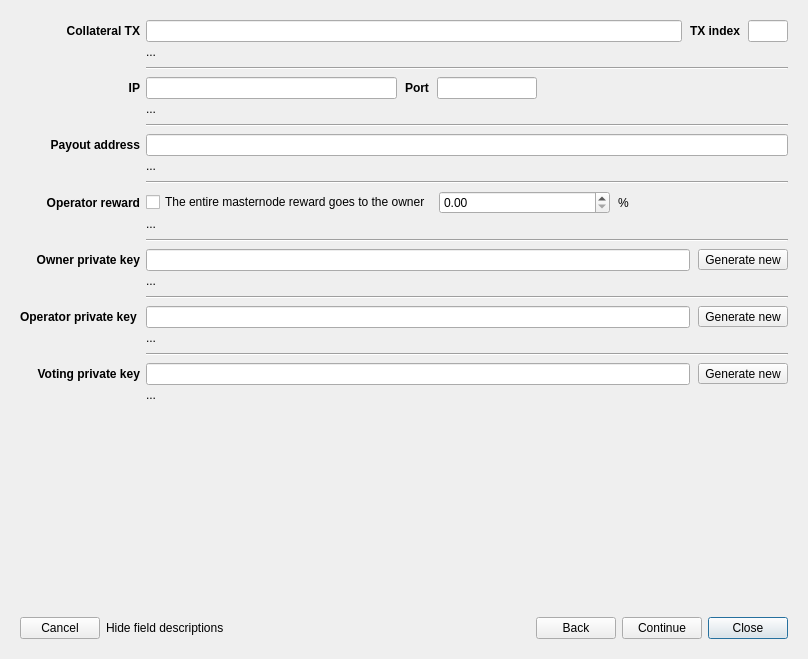
<?xml version="1.0" encoding="UTF-8"?>
<ui version="4.0">
 <class>RegMasternodeDlg</class>
 <widget class="QDialog" name="RegMasternodeDlg">
  <property name="geometry">
   <rect>
    <x>0</x>
    <y>0</y>
    <width>808</width>
    <height>659</height>
   </rect>
  </property>
  <property name="sizePolicy">
   <sizepolicy hsizetype="Preferred" vsizetype="Minimum">
    <horstretch>0</horstretch>
    <verstretch>0</verstretch>
   </sizepolicy>
  </property>
  <property name="windowTitle">
   <string>Masternode migration wizard</string>
  </property>
  <layout class="QVBoxLayout" name="verticalLayout">
   <property name="spacing">
    <number>0</number>
   </property>
   <property name="sizeConstraint">
    <enum>QLayout::SetMinimumSize</enum>
   </property>
   <item>
    <widget class="QStackedWidget" name="stackedWidget">
     <property name="sizePolicy">
      <sizepolicy hsizetype="Preferred" vsizetype="Minimum">
       <horstretch>0</horstretch>
       <verstretch>0</verstretch>
      </sizepolicy>
     </property>
     <property name="currentIndex">
      <number>0</number>
     </property>
     <widget class="QWidget" name="page0">
      <property name="sizePolicy">
       <sizepolicy hsizetype="Preferred" vsizetype="Minimum">
        <horstretch>0</horstretch>
        <verstretch>0</verstretch>
       </sizepolicy>
      </property>
      <layout class="QGridLayout" name="gridLayout" rowstretch="0,0,0,0,0,0,0,0,0,0,0,0,0,0,0,0,0,0,0,0,0,0,0">
       <property name="sizeConstraint">
        <enum>QLayout::SetMinimumSize</enum>
       </property>
       <property name="verticalSpacing">
        <number>3</number>
       </property>
       <item row="14" column="1">
        <widget class="QLabel" name="lblOwnerMsg">
         <property name="sizePolicy">
          <sizepolicy hsizetype="Ignored" vsizetype="Preferred">
           <horstretch>0</horstretch>
           <verstretch>0</verstretch>
          </sizepolicy>
         </property>
         <property name="text">
          <string>...</string>
         </property>
         <property name="wordWrap">
          <bool>true</bool>
         </property>
         <property name="openExternalLinks">
          <bool>true</bool>
         </property>
         <property name="textInteractionFlags">
          <set>Qt::LinksAccessibleByMouse|Qt::TextSelectableByMouse</set>
         </property>
        </widget>
       </item>
       <item row="21" column="1">
        <widget class="QLabel" name="lblVotingMsg">
         <property name="sizePolicy">
          <sizepolicy hsizetype="Ignored" vsizetype="Preferred">
           <horstretch>0</horstretch>
           <verstretch>0</verstretch>
          </sizepolicy>
         </property>
         <property name="text">
          <string>...</string>
         </property>
         <property name="wordWrap">
          <bool>true</bool>
         </property>
         <property name="openExternalLinks">
          <bool>true</bool>
         </property>
         <property name="textInteractionFlags">
          <set>Qt::LinksAccessibleByMouse|Qt::TextSelectableByMouse</set>
         </property>
        </widget>
       </item>
       <item row="3" column="1">
        <layout class="QHBoxLayout" name="layIP">
         <property name="spacing">
          <number>8</number>
         </property>
         <item>
          <widget class="QLineEdit" name="edtIP">
           <property name="clearButtonEnabled">
            <bool>true</bool>
           </property>
          </widget>
         </item>
         <item>
          <widget class="QLabel" name="label_5">
           <property name="font">
            <font>
             <weight>75</weight>
             <bold>true</bold>
            </font>
           </property>
           <property name="text">
            <string>Port</string>
           </property>
          </widget>
         </item>
         <item>
          <widget class="QLineEdit" name="edtPort">
           <property name="sizePolicy">
            <sizepolicy hsizetype="Minimum" vsizetype="Fixed">
             <horstretch>0</horstretch>
             <verstretch>0</verstretch>
            </sizepolicy>
           </property>
           <property name="maximumSize">
            <size>
             <width>100</width>
             <height>16777215</height>
            </size>
           </property>
           <property name="clearButtonEnabled">
            <bool>true</bool>
           </property>
          </widget>
         </item>
         <item>
          <spacer name="horizontalSpacer">
           <property name="orientation">
            <enum>Qt::Horizontal</enum>
           </property>
           <property name="sizeHint" stdset="0">
            <size>
             <width>40</width>
             <height>20</height>
            </size>
           </property>
          </spacer>
         </item>
        </layout>
       </item>
       <item row="10" column="1">
        <layout class="QHBoxLayout" name="layOperatorReward">
         <property name="spacing">
          <number>8</number>
         </property>
         <item>
          <widget class="QCheckBox" name="chbWholeMNReward">
           <property name="text">
            <string>The entire masternode reward goes to the owner</string>
           </property>
          </widget>
         </item>
         <item>
          <widget class="QDoubleSpinBox" name="edtOperatorReward">
           <property name="maximum">
            <double>100.000000000000000</double>
           </property>
          </widget>
         </item>
         <item>
          <widget class="QLabel" name="label_16">
           <property name="text">
            <string>%</string>
           </property>
          </widget>
         </item>
        </layout>
       </item>
       <item row="19" column="1">
        <layout class="QHBoxLayout" name="layVotingKey">
         <property name="spacing">
          <number>8</number>
         </property>
         <item>
          <widget class="QLineEdit" name="edtVotingKey">
           <property name="clearButtonEnabled">
            <bool>true</bool>
           </property>
          </widget>
         </item>
         <item>
          <widget class="QToolButton" name="btnGenerateVotingKey">
           <property name="text">
            <string>Generate new</string>
           </property>
          </widget>
         </item>
        </layout>
       </item>
       <item row="15" column="1">
        <widget class="Line" name="line_5">
         <property name="minimumSize">
          <size>
           <width>0</width>
           <height>12</height>
          </size>
         </property>
         <property name="orientation">
          <enum>Qt::Horizontal</enum>
         </property>
        </widget>
       </item>
       <item row="16" column="1">
        <layout class="QHBoxLayout" name="layOperatorKey">
         <property name="spacing">
          <number>8</number>
         </property>
         <item>
          <widget class="QLineEdit" name="edtOperatorKey">
           <property name="clearButtonEnabled">
            <bool>true</bool>
           </property>
          </widget>
         </item>
         <item>
          <widget class="QToolButton" name="btnGenerateOperatorKey">
           <property name="text">
            <string>Generate new</string>
           </property>
          </widget>
         </item>
        </layout>
       </item>
       <item row="7" column="1">
        <layout class="QHBoxLayout" name="layPayoutAddress">
         <property name="spacing">
          <number>8</number>
         </property>
         <item>
          <widget class="QLineEdit" name="edtPayoutAddress">
           <property name="clearButtonEnabled">
            <bool>true</bool>
           </property>
          </widget>
         </item>
        </layout>
       </item>
       <item row="7" column="0">
        <widget class="QLabel" name="label_8">
         <property name="font">
          <font>
           <weight>75</weight>
           <bold>true</bold>
          </font>
         </property>
         <property name="text">
          <string>Payout address</string>
         </property>
         <property name="alignment">
          <set>Qt::AlignRight|Qt::AlignTrailing|Qt::AlignVCenter</set>
         </property>
        </widget>
       </item>
       <item row="6" column="1">
        <widget class="Line" name="line_2">
         <property name="minimumSize">
          <size>
           <width>0</width>
           <height>12</height>
          </size>
         </property>
         <property name="orientation">
          <enum>Qt::Horizontal</enum>
         </property>
        </widget>
       </item>
       <item row="9" column="1">
        <widget class="Line" name="line_3">
         <property name="minimumSize">
          <size>
           <width>0</width>
           <height>12</height>
          </size>
         </property>
         <property name="orientation">
          <enum>Qt::Horizontal</enum>
         </property>
        </widget>
       </item>
       <item row="2" column="1">
        <widget class="Line" name="line">
         <property name="minimumSize">
          <size>
           <width>0</width>
           <height>12</height>
          </size>
         </property>
         <property name="orientation">
          <enum>Qt::Horizontal</enum>
         </property>
        </widget>
       </item>
       <item row="18" column="1">
        <widget class="Line" name="line_6">
         <property name="minimumSize">
          <size>
           <width>0</width>
           <height>12</height>
          </size>
         </property>
         <property name="orientation">
          <enum>Qt::Horizontal</enum>
         </property>
        </widget>
       </item>
       <item row="5" column="1">
        <widget class="QLabel" name="lblIPMsg">
         <property name="sizePolicy">
          <sizepolicy hsizetype="Ignored" vsizetype="Minimum">
           <horstretch>0</horstretch>
           <verstretch>0</verstretch>
          </sizepolicy>
         </property>
         <property name="minimumSize">
          <size>
           <width>0</width>
           <height>8</height>
          </size>
         </property>
         <property name="text">
          <string>...</string>
         </property>
         <property name="alignment">
          <set>Qt::AlignLeading|Qt::AlignLeft|Qt::AlignTop</set>
         </property>
         <property name="wordWrap">
          <bool>true</bool>
         </property>
         <property name="openExternalLinks">
          <bool>true</bool>
         </property>
         <property name="textInteractionFlags">
          <set>Qt::LinksAccessibleByMouse|Qt::TextSelectableByMouse</set>
         </property>
        </widget>
       </item>
       <item row="10" column="0">
        <widget class="QLabel" name="label_15">
         <property name="font">
          <font>
           <weight>75</weight>
           <bold>true</bold>
          </font>
         </property>
         <property name="text">
          <string>Operator reward</string>
         </property>
         <property name="alignment">
          <set>Qt::AlignRight|Qt::AlignTrailing|Qt::AlignVCenter</set>
         </property>
        </widget>
       </item>
       <item row="0" column="1">
        <layout class="QHBoxLayout" name="layCollateral">
         <property name="spacing">
          <number>8</number>
         </property>
         <item>
          <widget class="QLineEdit" name="edtCollateralTx">
           <property name="clearButtonEnabled">
            <bool>true</bool>
           </property>
          </widget>
         </item>
         <item>
          <widget class="QLabel" name="label_2">
           <property name="font">
            <font>
             <weight>75</weight>
             <bold>true</bold>
            </font>
           </property>
           <property name="text">
            <string>TX index</string>
           </property>
          </widget>
         </item>
         <item>
          <widget class="QLineEdit" name="edtCollateralIndex">
           <property name="maximumSize">
            <size>
             <width>40</width>
             <height>16777215</height>
            </size>
           </property>
          </widget>
         </item>
        </layout>
       </item>
       <item row="12" column="1">
        <widget class="Line" name="line_4">
         <property name="minimumSize">
          <size>
           <width>0</width>
           <height>12</height>
          </size>
         </property>
         <property name="orientation">
          <enum>Qt::Horizontal</enum>
         </property>
        </widget>
       </item>
       <item row="11" column="1">
        <widget class="QLabel" name="lblOperatorRewardMsg">
         <property name="sizePolicy">
          <sizepolicy hsizetype="Ignored" vsizetype="Preferred">
           <horstretch>0</horstretch>
           <verstretch>0</verstretch>
          </sizepolicy>
         </property>
         <property name="text">
          <string>...</string>
         </property>
         <property name="wordWrap">
          <bool>true</bool>
         </property>
         <property name="openExternalLinks">
          <bool>true</bool>
         </property>
        </widget>
       </item>
       <item row="0" column="0">
        <widget class="QLabel" name="label">
         <property name="font">
          <font>
           <weight>75</weight>
           <bold>true</bold>
          </font>
         </property>
         <property name="text">
          <string>Collateral TX</string>
         </property>
         <property name="alignment">
          <set>Qt::AlignRight|Qt::AlignTrailing|Qt::AlignVCenter</set>
         </property>
        </widget>
       </item>
       <item row="13" column="1">
        <layout class="QHBoxLayout" name="horizontalLayout_3">
         <property name="spacing">
          <number>8</number>
         </property>
         <item>
          <widget class="QLineEdit" name="edtOwnerKey">
           <property name="text">
            <string/>
           </property>
           <property name="clearButtonEnabled">
            <bool>true</bool>
           </property>
          </widget>
         </item>
         <item>
          <widget class="QToolButton" name="btnGenerateOwnerKey">
           <property name="text">
            <string>Generate new</string>
           </property>
          </widget>
         </item>
        </layout>
       </item>
       <item row="1" column="1">
        <widget class="QLabel" name="lblCollateralTxMsg">
         <property name="sizePolicy">
          <sizepolicy hsizetype="Ignored" vsizetype="Minimum">
           <horstretch>0</horstretch>
           <verstretch>0</verstretch>
          </sizepolicy>
         </property>
         <property name="frameShape">
          <enum>QFrame::NoFrame</enum>
         </property>
         <property name="midLineWidth">
          <number>0</number>
         </property>
         <property name="text">
          <string>...</string>
         </property>
         <property name="wordWrap">
          <bool>true</bool>
         </property>
         <property name="openExternalLinks">
          <bool>false</bool>
         </property>
         <property name="textInteractionFlags">
          <set>Qt::LinksAccessibleByMouse|Qt::TextSelectableByMouse</set>
         </property>
        </widget>
       </item>
       <item row="8" column="1">
        <widget class="QLabel" name="lblPayoutMsg">
         <property name="sizePolicy">
          <sizepolicy hsizetype="Ignored" vsizetype="Minimum">
           <horstretch>0</horstretch>
           <verstretch>0</verstretch>
          </sizepolicy>
         </property>
         <property name="text">
          <string>...</string>
         </property>
         <property name="wordWrap">
          <bool>true</bool>
         </property>
         <property name="openExternalLinks">
          <bool>true</bool>
         </property>
         <property name="textInteractionFlags">
          <set>Qt::LinksAccessibleByMouse|Qt::TextSelectableByMouse</set>
         </property>
        </widget>
       </item>
       <item row="3" column="0">
        <widget class="QLabel" name="label_3">
         <property name="font">
          <font>
           <weight>75</weight>
           <bold>true</bold>
          </font>
         </property>
         <property name="text">
          <string>IP</string>
         </property>
         <property name="alignment">
          <set>Qt::AlignRight|Qt::AlignTrailing|Qt::AlignVCenter</set>
         </property>
        </widget>
       </item>
       <item row="17" column="1">
        <widget class="QLabel" name="lblOperatorMsg">
         <property name="sizePolicy">
          <sizepolicy hsizetype="Ignored" vsizetype="Preferred">
           <horstretch>0</horstretch>
           <verstretch>0</verstretch>
          </sizepolicy>
         </property>
         <property name="text">
          <string>...</string>
         </property>
         <property name="wordWrap">
          <bool>true</bool>
         </property>
         <property name="openExternalLinks">
          <bool>true</bool>
         </property>
         <property name="textInteractionFlags">
          <set>Qt::LinksAccessibleByMouse|Qt::TextSelectableByMouse</set>
         </property>
        </widget>
       </item>
       <item row="22" column="1">
        <spacer name="verticalSpacer">
         <property name="orientation">
          <enum>Qt::Vertical</enum>
         </property>
         <property name="sizeHint" stdset="0">
          <size>
           <width>20</width>
           <height>0</height>
          </size>
         </property>
        </spacer>
       </item>
       <item row="13" column="0">
        <widget class="QLabel" name="lblOwnerKey">
         <property name="text">
          <string>&lt;b&gt;Owner private key&lt;/b&gt;</string>
         </property>
         <property name="alignment">
          <set>Qt::AlignRight|Qt::AlignTrailing|Qt::AlignVCenter</set>
         </property>
        </widget>
       </item>
       <item row="16" column="0">
        <widget class="QLabel" name="lblOperatorKey">
         <property name="text">
          <string>&lt;b&gt;Operator private key&lt;/b&gt; </string>
         </property>
         <property name="alignment">
          <set>Qt::AlignRight|Qt::AlignTrailing|Qt::AlignVCenter</set>
         </property>
        </widget>
       </item>
       <item row="19" column="0">
        <widget class="QLabel" name="lblVotingKey">
         <property name="text">
          <string>&lt;b&gt;Voting private key&lt;/b&gt;</string>
         </property>
         <property name="alignment">
          <set>Qt::AlignRight|Qt::AlignTrailing|Qt::AlignVCenter</set>
         </property>
        </widget>
       </item>
      </layout>
     </widget>
     <widget class="QWidget" name="page1">
      <property name="sizePolicy">
       <sizepolicy hsizetype="Preferred" vsizetype="Minimum">
        <horstretch>0</horstretch>
        <verstretch>0</verstretch>
       </sizepolicy>
      </property>
      <layout class="QVBoxLayout" name="verticalLayout_2">
       <item>
        <widget class="QLabel" name="label_4">
         <property name="text">
          <string>&lt;b&gt;Choose the Crown wallet type to be used for submitting ProRegTx transaction.&lt;/b&gt;</string>
         </property>
         <property name="wordWrap">
          <bool>true</bool>
         </property>
        </widget>
       </item>
       <item>
        <widget class="QGroupBox" name="gbCrownNodeType">
         <property name="title">
          <string/>
         </property>
         <property name="flat">
          <bool>false</bool>
         </property>
         <layout class="QVBoxLayout" name="verticalLayout_3">
          <property name="spacing">
           <number>12</number>
          </property>
          <item>
           <widget class="QRadioButton" name="rbDMTCrownNodeType">
            <property name="text">
             <string>Remote Crown RPC Node (automatic method)</string>
            </property>
           </widget>
          </item>
          <item>
           <widget class="QRadioButton" name="rbOwnCrownNodeType">
            <property name="text">
             <string>Your own Crown-Qt wallet (manual method)</string>
            </property>
           </widget>
          </item>
         </layout>
        </widget>
       </item>
       <item>
        <widget class="QLabel" name="lblCrownNodeTypeMessage">
         <property name="text">
          <string/>
         </property>
         <property name="wordWrap">
          <bool>true</bool>
         </property>
         <property name="openExternalLinks">
          <bool>true</bool>
         </property>
         <property name="textInteractionFlags">
          <set>Qt::LinksAccessibleByMouse|Qt::TextSelectableByMouse</set>
         </property>
        </widget>
       </item>
       <item>
        <spacer name="verticalSpacer_2">
         <property name="orientation">
          <enum>Qt::Vertical</enum>
         </property>
         <property name="sizeHint" stdset="0">
          <size>
           <width>20</width>
           <height>40</height>
          </size>
         </property>
        </spacer>
       </item>
      </layout>
     </widget>
     <widget class="QWidget" name="page2">
      <property name="sizePolicy">
       <sizepolicy hsizetype="Preferred" vsizetype="Minimum">
        <horstretch>0</horstretch>
        <verstretch>0</verstretch>
       </sizepolicy>
      </property>
      <layout class="QVBoxLayout" name="verticalLayout_4" stretch="0,0,0,0,0,0">
       <item>
        <widget class="QLabel" name="lblProtxTransaction1">
         <property name="text">
          <string>1.</string>
         </property>
         <property name="wordWrap">
          <bool>true</bool>
         </property>
         <property name="textInteractionFlags">
          <set>Qt::LinksAccessibleByMouse|Qt::TextSelectableByMouse</set>
         </property>
        </widget>
       </item>
       <item>
        <widget class="QLabel" name="lblProtxTransaction2">
         <property name="frameShape">
          <enum>QFrame::Box</enum>
         </property>
         <property name="frameShadow">
          <enum>QFrame::Sunken</enum>
         </property>
         <property name="text">
          <string>message</string>
         </property>
         <property name="wordWrap">
          <bool>true</bool>
         </property>
         <property name="textInteractionFlags">
          <set>Qt::LinksAccessibleByMouse|Qt::TextSelectableByMouse</set>
         </property>
        </widget>
       </item>
       <item>
        <widget class="QLabel" name="lblProtxTransaction3">
         <property name="text">
          <string>2.</string>
         </property>
         <property name="wordWrap">
          <bool>true</bool>
         </property>
         <property name="textInteractionFlags">
          <set>Qt::LinksAccessibleByMouse|Qt::TextSelectableByMouse</set>
         </property>
        </widget>
       </item>
       <item>
        <widget class="QLabel" name="lblProtxTransaction4">
         <property name="text">
          <string>3.</string>
         </property>
         <property name="wordWrap">
          <bool>true</bool>
         </property>
         <property name="textInteractionFlags">
          <set>Qt::LinksAccessibleByMouse|Qt::TextSelectableByMouse</set>
         </property>
        </widget>
       </item>
       <item>
        <widget class="QLabel" name="label_6">
         <property name="text">
          <string/>
         </property>
        </widget>
       </item>
       <item>
        <spacer name="verticalSpacer_3">
         <property name="orientation">
          <enum>Qt::Vertical</enum>
         </property>
         <property name="sizeHint" stdset="0">
          <size>
           <width>20</width>
           <height>40</height>
          </size>
         </property>
        </spacer>
       </item>
      </layout>
     </widget>
     <widget class="QWidget" name="page3">
      <property name="sizePolicy">
       <sizepolicy hsizetype="Preferred" vsizetype="Minimum">
        <horstretch>0</horstretch>
        <verstretch>0</verstretch>
       </sizepolicy>
      </property>
      <layout class="QVBoxLayout" name="verticalLayout_5">
       <property name="spacing">
        <number>12</number>
       </property>
       <item>
        <widget class="QLabel" name="label_10">
         <property name="text">
          <string>&lt;span style=&quot;color:red&quot;&gt;&lt;b&gt;Important:&lt;/b&gt;&lt;/span&gt; A Crown Core wallet with sufficient funds to cover transaction fees is required to complete the steps below. The operations are performed from the Debug console in the Tools menu.</string>
         </property>
         <property name="wordWrap">
          <bool>true</bool>
         </property>
         <property name="textInteractionFlags">
          <set>Qt::LinksAccessibleByMouse|Qt::TextSelectableByMouse</set>
         </property>
        </widget>
       </item>
       <item>
        <widget class="QLabel" name="label_12">
         <property name="text">
          <string>&lt;b&gt;1. Enter the funding address from your Crown Core wallet:&lt;/b&gt;</string>
         </property>
        </widget>
       </item>
       <item>
        <layout class="QHBoxLayout" name="horizontalLayout_4">
         <item>
          <widget class="QLineEdit" name="edtManualFundingAddress">
           <property name="toolTip">
            <string>&lt;html&gt;&lt;head/&gt;&lt;body&gt;&lt;p&gt;Enter the address from your Crown Core wallet that has sufficient funds to cover transaction fees.&lt;br&gt;&lt;br&gt;You can check the balances of individual addresses by entering the following command in the debug console: &lt;code&gt;listaddressbalances&lt;/code&gt;.&lt;/p&gt;&lt;/body&gt;&lt;/html&gt;</string>
           </property>
          </widget>
         </item>
         <item>
          <widget class="QToolButton" name="btnManualFundingAddressPaste">
           <property name="toolTip">
            <string>Paste text from clipboard</string>
           </property>
           <property name="text">
            <string/>
           </property>
          </widget>
         </item>
        </layout>
       </item>
       <item>
        <widget class="QLabel" name="label_13">
         <property name="text">
          <string>&lt;b&gt;2. Execute the following command in the Crown wallet's debug console:&lt;/b&gt;</string>
         </property>
        </widget>
       </item>
       <item>
        <layout class="QHBoxLayout" name="layManualStep1">
         <item>
          <widget class="QPlainTextEdit" name="edtManualProtxPrepare">
           <property name="sizePolicy">
            <sizepolicy hsizetype="Expanding" vsizetype="Preferred">
             <horstretch>0</horstretch>
             <verstretch>0</verstretch>
            </sizepolicy>
           </property>
           <property name="tabChangesFocus">
            <bool>true</bool>
           </property>
           <property name="readOnly">
            <bool>true</bool>
           </property>
           <property name="textInteractionFlags">
            <set>Qt::TextSelectableByMouse</set>
           </property>
          </widget>
         </item>
         <item>
          <widget class="QToolButton" name="btnManualProtxPrepareCopy">
           <property name="focusPolicy">
            <enum>Qt::NoFocus</enum>
           </property>
           <property name="toolTip">
            <string>Copy text to clipboard</string>
           </property>
           <property name="text">
            <string/>
           </property>
          </widget>
         </item>
        </layout>
       </item>
       <item>
        <widget class="QLabel" name="label_14">
         <property name="text">
          <string>&lt;b&gt;3. Paste the result below and click the &amp;lt;Sign message...&amp;gt; button:&lt;/b&gt;</string>
         </property>
        </widget>
       </item>
       <item>
        <layout class="QHBoxLayout" name="layManualStep2">
         <item>
          <widget class="QPlainTextEdit" name="edtManualProtxPrepareResult">
           <property name="sizePolicy">
            <sizepolicy hsizetype="Expanding" vsizetype="Preferred">
             <horstretch>0</horstretch>
             <verstretch>0</verstretch>
            </sizepolicy>
           </property>
           <property name="tabChangesFocus">
            <bool>true</bool>
           </property>
          </widget>
         </item>
         <item>
          <widget class="QToolButton" name="btnManualProtxPrepareResultPaste">
           <property name="toolTip">
            <string>Paste text from clipboard</string>
           </property>
           <property name="text">
            <string/>
           </property>
          </widget>
         </item>
        </layout>
       </item>
       <item>
        <layout class="QHBoxLayout" name="horizontalLayout_2">
         <item>
          <widget class="QPushButton" name="btnManualSignProtx">
           <property name="text">
            <string>Sign message with hardware wallet</string>
           </property>
           <property name="autoDefault">
            <bool>false</bool>
           </property>
          </widget>
         </item>
         <item>
          <spacer name="horizontalSpacer_3">
           <property name="orientation">
            <enum>Qt::Horizontal</enum>
           </property>
           <property name="sizeHint" stdset="0">
            <size>
             <width>40</width>
             <height>20</height>
            </size>
           </property>
          </spacer>
         </item>
        </layout>
       </item>
       <item>
        <widget class="QLabel" name="label_17">
         <property name="text">
          <string>&lt;b&gt;4. Execute the following command in the Crown wallet's debug console:&lt;/b&gt;</string>
         </property>
        </widget>
       </item>
       <item>
        <layout class="QHBoxLayout" name="layManualStep3">
         <item>
          <widget class="QPlainTextEdit" name="edtManualProtxSubmit">
           <property name="sizePolicy">
            <sizepolicy hsizetype="Expanding" vsizetype="Preferred">
             <horstretch>0</horstretch>
             <verstretch>0</verstretch>
            </sizepolicy>
           </property>
           <property name="tabChangesFocus">
            <bool>true</bool>
           </property>
           <property name="readOnly">
            <bool>true</bool>
           </property>
          </widget>
         </item>
         <item>
          <widget class="QToolButton" name="btnManualProtxSubmitCopy">
           <property name="toolTip">
            <string>Copy text to clipboard</string>
           </property>
           <property name="text">
            <string/>
           </property>
          </widget>
         </item>
        </layout>
       </item>
       <item>
        <widget class="QLabel" name="label_11">
         <property name="text">
          <string>&lt;b&gt;5. Paste the result (tx hash) below and click the &amp;lt;Continue&amp;gt; button:&lt;/b&gt;</string>
         </property>
        </widget>
       </item>
       <item>
        <layout class="QHBoxLayout" name="layManualStep4">
         <item>
          <widget class="QLineEdit" name="edtManualTxHash"/>
         </item>
         <item>
          <widget class="QToolButton" name="btnManualTxHashPaste">
           <property name="toolTip">
            <string>Paste text from clipboard</string>
           </property>
           <property name="text">
            <string/>
           </property>
          </widget>
         </item>
        </layout>
       </item>
      </layout>
     </widget>
     <widget class="QWidget" name="page4">
      <property name="sizePolicy">
       <sizepolicy hsizetype="Preferred" vsizetype="Minimum">
        <horstretch>0</horstretch>
        <verstretch>0</verstretch>
       </sizepolicy>
      </property>
      <layout class="QVBoxLayout" name="verticalLayout_6">
       <item>
        <widget class="QLabel" name="lblProtxSummary1">
         <property name="text">
          <string>&lt;b&gt;&lt;span style=&quot;color:green&quot;&gt;Congratultions! The transaction for your DIP-3 masternode has been submitted.&lt;/b&gt;&lt;/span&gt;</string>
         </property>
         <property name="wordWrap">
          <bool>true</bool>
         </property>
        </widget>
       </item>
       <item>
        <widget class="QLabel" name="lblProtxSummary2">
         <property name="text">
          <string>It is highly recommended to make a secure copy of the following information (&lt;a href=&quot;save&quot;&gt;save to a file&lt;/a&gt;):</string>
         </property>
         <property name="wordWrap">
          <bool>true</bool>
         </property>
        </widget>
       </item>
       <item>
        <widget class="QTextBrowser" name="edtProtxSummary"/>
       </item>
       <item>
        <widget class="QLabel" name="lblProtxSummary3">
         <property name="text">
          <string>...</string>
         </property>
         <property name="wordWrap">
          <bool>true</bool>
         </property>
         <property name="textInteractionFlags">
          <set>Qt::LinksAccessibleByMouse|Qt::TextSelectableByMouse</set>
         </property>
        </widget>
       </item>
       <item>
        <layout class="QHBoxLayout" name="horizontalLayout_5">
         <item>
          <widget class="QLineEdit" name="edtSummaryDMNOperatorKey">
           <property name="readOnly">
            <bool>true</bool>
           </property>
          </widget>
         </item>
         <item>
          <widget class="QToolButton" name="btnSummaryDMNOperatorKeyCopy">
           <property name="toolTip">
            <string>Copy text to clipboard</string>
           </property>
           <property name="text">
            <string/>
           </property>
          </widget>
         </item>
        </layout>
       </item>
      </layout>
     </widget>
    </widget>
   </item>
   <item>
    <widget class="QFrame" name="frame">
     <property name="frameShape">
      <enum>QFrame::NoFrame</enum>
     </property>
     <property name="frameShadow">
      <enum>QFrame::Raised</enum>
     </property>
     <layout class="QHBoxLayout" name="horizontalLayout">
      <item>
       <widget class="QPushButton" name="btnCancel">
        <property name="text">
         <string>Cancel</string>
        </property>
        <property name="autoDefault">
         <bool>false</bool>
        </property>
       </widget>
      </item>
      <item>
       <widget class="QLabel" name="lblFieldHints">
        <property name="text">
         <string>Hide field descriptions</string>
        </property>
       </widget>
      </item>
      <item>
       <widget class="QLabel" name="lblDocumentation">
        <property name="text">
         <string/>
        </property>
        <property name="openExternalLinks">
         <bool>true</bool>
        </property>
       </widget>
      </item>
      <item>
       <spacer name="horizontalSpacer_2">
        <property name="orientation">
         <enum>Qt::Horizontal</enum>
        </property>
        <property name="sizeHint" stdset="0">
         <size>
          <width>40</width>
          <height>20</height>
         </size>
        </property>
       </spacer>
      </item>
      <item>
       <widget class="QPushButton" name="btnBack">
        <property name="text">
         <string>Back</string>
        </property>
        <property name="autoDefault">
         <bool>false</bool>
        </property>
       </widget>
      </item>
      <item>
       <widget class="QPushButton" name="btnContinue">
        <property name="text">
         <string>Continue</string>
        </property>
        <property name="autoDefault">
         <bool>false</bool>
        </property>
       </widget>
      </item>
      <item>
       <widget class="QPushButton" name="btnClose">
        <property name="text">
         <string>Close</string>
        </property>
       </widget>
      </item>
     </layout>
    </widget>
   </item>
  </layout>
 </widget>
 <tabstops>
  <tabstop>edtCollateralTx</tabstop>
  <tabstop>edtCollateralIndex</tabstop>
  <tabstop>edtIP</tabstop>
  <tabstop>edtPort</tabstop>
  <tabstop>edtPayoutAddress</tabstop>
  <tabstop>chbWholeMNReward</tabstop>
  <tabstop>edtOperatorReward</tabstop>
  <tabstop>edtOwnerKey</tabstop>
  <tabstop>btnGenerateOwnerKey</tabstop>
  <tabstop>edtOperatorKey</tabstop>
  <tabstop>btnGenerateOperatorKey</tabstop>
  <tabstop>edtVotingKey</tabstop>
  <tabstop>btnGenerateVotingKey</tabstop>
  <tabstop>btnContinue</tabstop>
  <tabstop>edtManualProtxPrepareResult</tabstop>
  <tabstop>btnManualSignProtx</tabstop>
  <tabstop>edtManualProtxSubmit</tabstop>
  <tabstop>edtProtxSummary</tabstop>
  <tabstop>edtManualFundingAddress</tabstop>
  <tabstop>btnClose</tabstop>
  <tabstop>rbOwnCrownNodeType</tabstop>
  <tabstop>btnManualProtxPrepareResultPaste</tabstop>
  <tabstop>btnBack</tabstop>
  <tabstop>btnManualProtxSubmitCopy</tabstop>
  <tabstop>edtManualProtxPrepare</tabstop>
  <tabstop>btnManualTxHashPaste</tabstop>
  <tabstop>btnCancel</tabstop>
  <tabstop>btnManualFundingAddressPaste</tabstop>
  <tabstop>edtSummaryDMNOperatorKey</tabstop>
  <tabstop>btnSummaryDMNOperatorKeyCopy</tabstop>
  <tabstop>edtManualTxHash</tabstop>
  <tabstop>rbDMTCrownNodeType</tabstop>
 </tabstops>
 <resources/>
 <connections/>
</ui>
